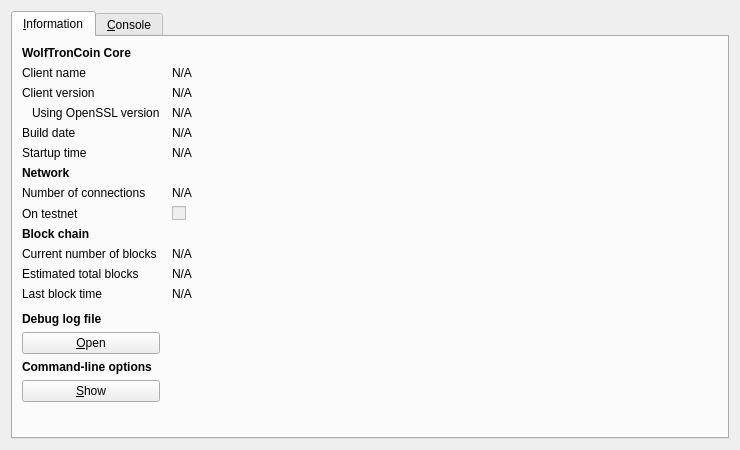
<?xml version="1.0" encoding="UTF-8"?>
<ui version="4.0">
 <class>RPCConsole</class>
 <widget class="QDialog" name="RPCConsole">
  <property name="geometry">
   <rect>
    <x>0</x>
    <y>0</y>
    <width>740</width>
    <height>450</height>
   </rect>
  </property>
  <property name="windowTitle">
   <string>WolfTronCoin - Debug window</string>
  </property>
  <layout class="QVBoxLayout" name="verticalLayout_2">
   <item>
    <widget class="QTabWidget" name="tabWidget">
     <property name="currentIndex">
      <number>0</number>
     </property>
     <widget class="QWidget" name="tab_info">
      <attribute name="title">
       <string>&amp;Information</string>
      </attribute>
      <layout class="QGridLayout" name="gridLayout" columnstretch="0,1">
       <property name="horizontalSpacing">
        <number>12</number>
       </property>
       <item row="0" column="0">
        <widget class="QLabel" name="label_9">
         <property name="font">
          <font>
           <weight>75</weight>
           <bold>true</bold>
          </font>
         </property>
         <property name="text">
          <string>WolfTronCoin Core</string>
         </property>
        </widget>
       </item>
       <item row="1" column="0">
        <widget class="QLabel" name="label_5">
         <property name="text">
          <string>Client name</string>
         </property>
        </widget>
       </item>
       <item row="1" column="1">
        <widget class="QLabel" name="clientName">
         <property name="cursor">
          <cursorShape>IBeamCursor</cursorShape>
         </property>
         <property name="text">
          <string>N/A</string>
         </property>
         <property name="textFormat">
          <enum>Qt::PlainText</enum>
         </property>
         <property name="textInteractionFlags">
          <set>Qt::LinksAccessibleByMouse|Qt::TextSelectableByKeyboard|Qt::TextSelectableByMouse</set>
         </property>
        </widget>
       </item>
       <item row="2" column="0">
        <widget class="QLabel" name="label_6">
         <property name="text">
          <string>Client version</string>
         </property>
        </widget>
       </item>
       <item row="2" column="1">
        <widget class="QLabel" name="clientVersion">
         <property name="cursor">
          <cursorShape>IBeamCursor</cursorShape>
         </property>
         <property name="text">
          <string>N/A</string>
         </property>
         <property name="textFormat">
          <enum>Qt::PlainText</enum>
         </property>
         <property name="textInteractionFlags">
          <set>Qt::LinksAccessibleByMouse|Qt::TextSelectableByKeyboard|Qt::TextSelectableByMouse</set>
         </property>
        </widget>
       </item>
       <item row="3" column="0">
        <widget class="QLabel" name="label_14">
         <property name="text">
          <string>Using OpenSSL version</string>
         </property>
         <property name="indent">
          <number>10</number>
         </property>
        </widget>
       </item>
       <item row="3" column="1">
        <widget class="QLabel" name="openSSLVersion">
         <property name="cursor">
          <cursorShape>IBeamCursor</cursorShape>
         </property>
         <property name="text">
          <string>N/A</string>
         </property>
         <property name="textFormat">
          <enum>Qt::PlainText</enum>
         </property>
         <property name="textInteractionFlags">
          <set>Qt::LinksAccessibleByMouse|Qt::TextSelectableByKeyboard|Qt::TextSelectableByMouse</set>
         </property>
        </widget>
       </item>
       <item row="4" column="0">
        <widget class="QLabel" name="label_12">
         <property name="text">
          <string>Build date</string>
         </property>
        </widget>
       </item>
       <item row="4" column="1">
        <widget class="QLabel" name="buildDate">
         <property name="cursor">
          <cursorShape>IBeamCursor</cursorShape>
         </property>
         <property name="text">
          <string>N/A</string>
         </property>
         <property name="textFormat">
          <enum>Qt::PlainText</enum>
         </property>
         <property name="textInteractionFlags">
          <set>Qt::LinksAccessibleByMouse|Qt::TextSelectableByKeyboard|Qt::TextSelectableByMouse</set>
         </property>
        </widget>
       </item>
       <item row="5" column="0">
        <widget class="QLabel" name="label_13">
         <property name="text">
          <string>Startup time</string>
         </property>
        </widget>
       </item>
       <item row="5" column="1">
        <widget class="QLabel" name="startupTime">
         <property name="cursor">
          <cursorShape>IBeamCursor</cursorShape>
         </property>
         <property name="text">
          <string>N/A</string>
         </property>
         <property name="textFormat">
          <enum>Qt::PlainText</enum>
         </property>
         <property name="textInteractionFlags">
          <set>Qt::LinksAccessibleByMouse|Qt::TextSelectableByKeyboard|Qt::TextSelectableByMouse</set>
         </property>
        </widget>
       </item>
       <item row="6" column="0">
        <widget class="QLabel" name="label_11">
         <property name="font">
          <font>
           <weight>75</weight>
           <bold>true</bold>
          </font>
         </property>
         <property name="text">
          <string>Network</string>
         </property>
        </widget>
       </item>
       <item row="7" column="0">
        <widget class="QLabel" name="label_7">
         <property name="text">
          <string>Number of connections</string>
         </property>
        </widget>
       </item>
       <item row="7" column="1">
        <widget class="QLabel" name="numberOfConnections">
         <property name="cursor">
          <cursorShape>IBeamCursor</cursorShape>
         </property>
         <property name="text">
          <string>N/A</string>
         </property>
         <property name="textFormat">
          <enum>Qt::PlainText</enum>
         </property>
         <property name="textInteractionFlags">
          <set>Qt::LinksAccessibleByMouse|Qt::TextSelectableByKeyboard|Qt::TextSelectableByMouse</set>
         </property>
        </widget>
       </item>
       <item row="8" column="0">
        <widget class="QLabel" name="label_8">
         <property name="text">
          <string>On testnet</string>
         </property>
        </widget>
       </item>
       <item row="8" column="1">
        <widget class="QCheckBox" name="isTestNet">
         <property name="enabled">
          <bool>false</bool>
         </property>
         <property name="text">
          <string/>
         </property>
        </widget>
       </item>
       <item row="9" column="0">
        <widget class="QLabel" name="label_10">
         <property name="font">
          <font>
           <weight>75</weight>
           <bold>true</bold>
          </font>
         </property>
         <property name="text">
          <string>Block chain</string>
         </property>
        </widget>
       </item>
       <item row="10" column="0">
        <widget class="QLabel" name="label_3">
         <property name="text">
          <string>Current number of blocks</string>
         </property>
        </widget>
       </item>
       <item row="10" column="1">
        <widget class="QLabel" name="numberOfBlocks">
         <property name="cursor">
          <cursorShape>IBeamCursor</cursorShape>
         </property>
         <property name="text">
          <string>N/A</string>
         </property>
         <property name="textFormat">
          <enum>Qt::PlainText</enum>
         </property>
         <property name="textInteractionFlags">
          <set>Qt::LinksAccessibleByMouse|Qt::TextSelectableByKeyboard|Qt::TextSelectableByMouse</set>
         </property>
        </widget>
       </item>
       <item row="11" column="0">
        <widget class="QLabel" name="label_4">
         <property name="text">
          <string>Estimated total blocks</string>
         </property>
        </widget>
       </item>
       <item row="11" column="1">
        <widget class="QLabel" name="totalBlocks">
         <property name="cursor">
          <cursorShape>IBeamCursor</cursorShape>
         </property>
         <property name="text">
          <string>N/A</string>
         </property>
         <property name="textFormat">
          <enum>Qt::PlainText</enum>
         </property>
         <property name="textInteractionFlags">
          <set>Qt::LinksAccessibleByMouse|Qt::TextSelectableByKeyboard|Qt::TextSelectableByMouse</set>
         </property>
        </widget>
       </item>
       <item row="12" column="0">
        <widget class="QLabel" name="label_2">
         <property name="text">
          <string>Last block time</string>
         </property>
        </widget>
       </item>
       <item row="12" column="1">
        <widget class="QLabel" name="lastBlockTime">
         <property name="cursor">
          <cursorShape>IBeamCursor</cursorShape>
         </property>
         <property name="text">
          <string>N/A</string>
         </property>
         <property name="textFormat">
          <enum>Qt::PlainText</enum>
         </property>
         <property name="textInteractionFlags">
          <set>Qt::LinksAccessibleByMouse|Qt::TextSelectableByKeyboard|Qt::TextSelectableByMouse</set>
         </property>
        </widget>
       </item>
       <item row="13" column="0">
        <spacer name="verticalSpacer_2">
         <property name="orientation">
          <enum>Qt::Vertical</enum>
         </property>
         <property name="sizeHint" stdset="0">
          <size>
           <width>20</width>
           <height>20</height>
          </size>
         </property>
        </spacer>
       </item>
       <item row="14" column="0">
        <widget class="QLabel" name="labelDebugLogfile">
         <property name="font">
          <font>
           <weight>75</weight>
           <bold>true</bold>
          </font>
         </property>
         <property name="text">
          <string>Debug log file</string>
         </property>
        </widget>
       </item>
       <item row="15" column="0">
        <widget class="QPushButton" name="openDebugLogfileButton">
         <property name="toolTip">
          <string>Open the WolfTronCoin debug log file from the current data directory. This can take a few seconds for large log files.</string>
         </property>
         <property name="text">
          <string>&amp;Open</string>
         </property>
         <property name="autoDefault">
          <bool>false</bool>
         </property>
        </widget>
       </item>
       <item row="16" column="0">
        <widget class="QLabel" name="labelCLOptions">
         <property name="font">
          <font>
           <weight>75</weight>
           <bold>true</bold>
          </font>
         </property>
         <property name="text">
          <string>Command-line options</string>
         </property>
        </widget>
       </item>
       <item row="17" column="0">
        <widget class="QPushButton" name="showCLOptionsButton">
         <property name="toolTip">
          <string>Show the WolfTronCoin-Qt help message to get a list with possible WolfTronCoin command-line options.</string>
         </property>
         <property name="text">
          <string>&amp;Show</string>
         </property>
         <property name="autoDefault">
          <bool>false</bool>
         </property>
        </widget>
       </item>
       <item row="18" column="0">
        <spacer name="verticalSpacer">
         <property name="orientation">
          <enum>Qt::Vertical</enum>
         </property>
         <property name="sizeHint" stdset="0">
          <size>
           <width>20</width>
           <height>40</height>
          </size>
         </property>
        </spacer>
       </item>
      </layout>
     </widget>
     <widget class="QWidget" name="tab_console">
      <attribute name="title">
       <string>&amp;Console</string>
      </attribute>
      <layout class="QVBoxLayout" name="verticalLayout_3">
       <property name="spacing">
        <number>3</number>
       </property>
       <item>
        <widget class="QTextEdit" name="messagesWidget">
         <property name="minimumSize">
          <size>
           <width>0</width>
           <height>100</height>
          </size>
         </property>
         <property name="readOnly">
          <bool>true</bool>
         </property>
         <property name="tabKeyNavigation" stdset="0">
          <bool>false</bool>
         </property>
         <property name="columnCount" stdset="0">
          <number>2</number>
         </property>
        </widget>
       </item>
       <item>
        <layout class="QHBoxLayout" name="horizontalLayout">
         <property name="spacing">
          <number>3</number>
         </property>
         <item>
          <widget class="QLabel" name="label">
           <property name="text">
            <string notr="true">&gt;</string>
           </property>
          </widget>
         </item>
         <item>
          <widget class="QLineEdit" name="lineEdit"/>
         </item>
         <item>
          <widget class="QPushButton" name="clearButton">
           <property name="maximumSize">
            <size>
             <width>24</width>
             <height>24</height>
            </size>
           </property>
           <property name="toolTip">
            <string>Clear console</string>
           </property>
           <property name="text">
            <string/>
           </property>
           <property name="icon">
            <iconset resource="../bitcoin.qrc">
             <normaloff>:/icons/remove</normaloff>:/icons/remove</iconset>
           </property>
           <property name="shortcut">
            <string notr="true">Ctrl+L</string>
           </property>
           <property name="autoDefault">
            <bool>false</bool>
           </property>
          </widget>
         </item>
        </layout>
       </item>
      </layout>
     </widget>
    </widget>
   </item>
  </layout>
 </widget>
 <resources>
  <include location="../bitcoin.qrc"/>
 </resources>
 <connections/>
</ui>
